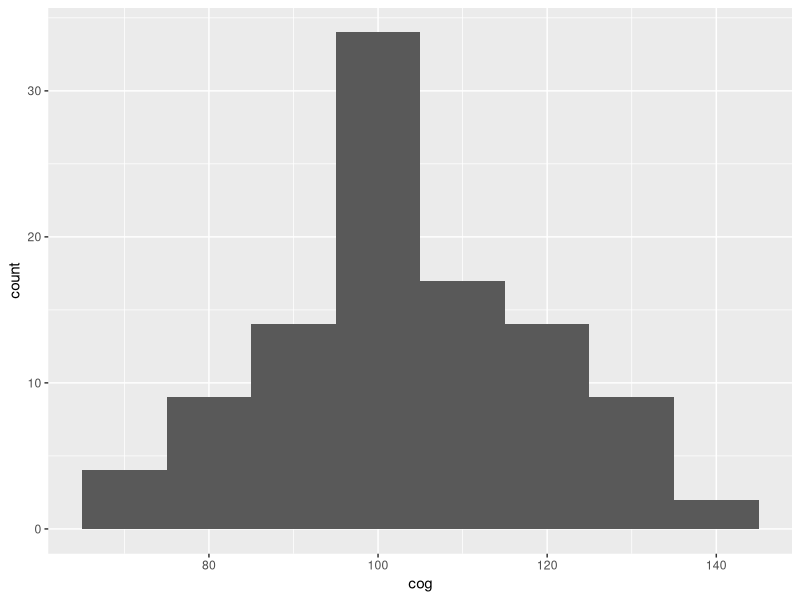
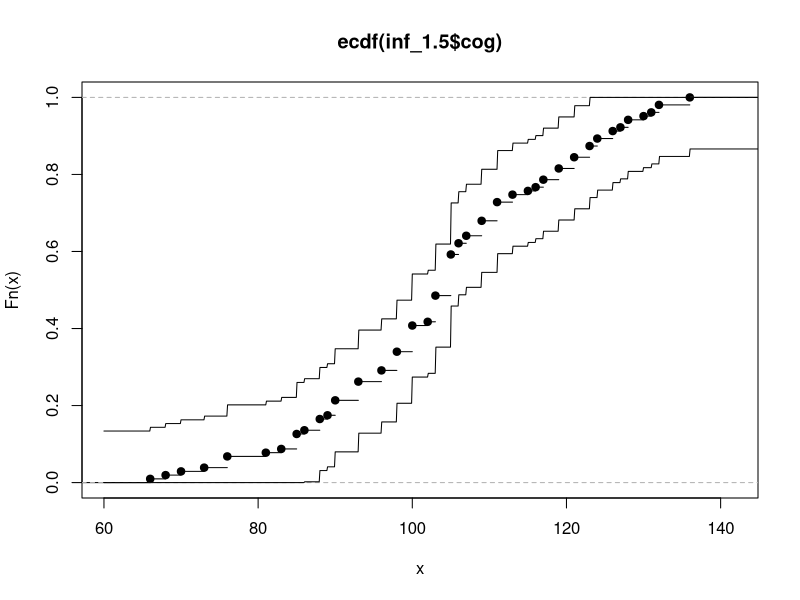
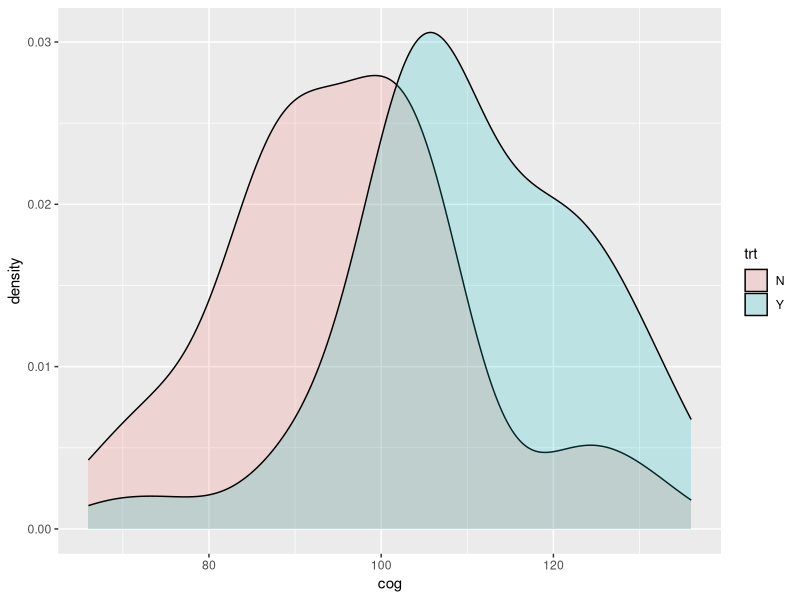
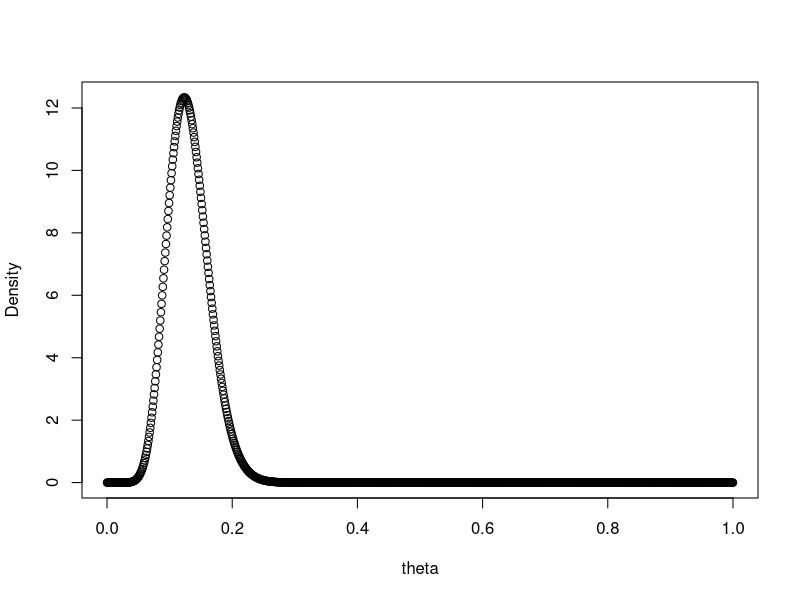
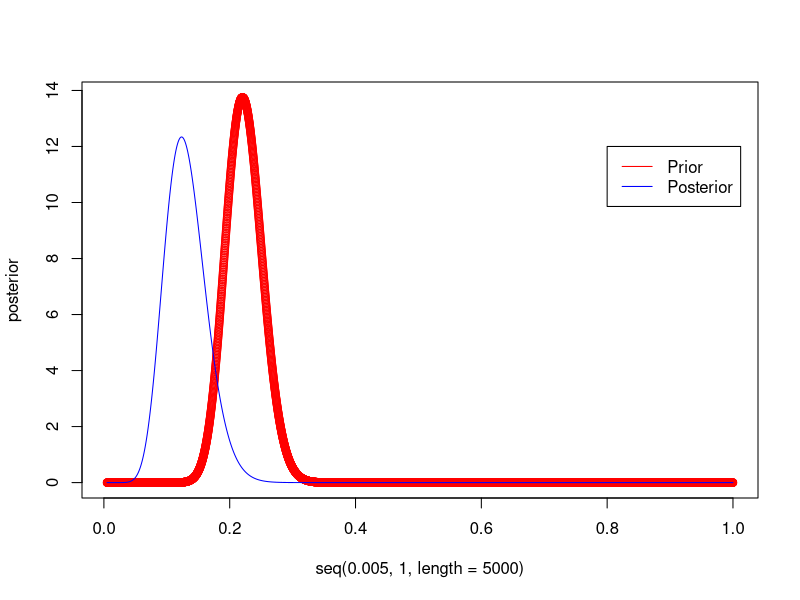

R code for these plots, in order:
library(mlmRev)
library(ggplot2)

set.seed(7052)
#load dataset
early <- data.frame(Early)
#google high cog score > 110
early$high <- ifelse(early$cog >= 110, 1, 0)

#cummulative distribution of cog scores of infants age 1.5 yrs
inf_1.5 <- early[early$age == 1.5,]
ggplot(data=inf_1.5, aes(x = cog))+geom_histogram(bins = 8)

cog15 <- ecdf(inf_1.5$cog)

Alpha <- 0.05
n <- length(inf_1.5$cog)
eps <- sqrt((1/(2*n))*log(2/Alpha))
grid <- seq(60,150,length.out = 1000)
plot(cog15)
lines(grid,pmin(cog15(grid) + eps,1))
lines(grid,pmax(cog15(grid) - eps,0))

treatment <- inf_1.5$cog[inf_1.5$trt == "Y"]
control<- inf_1.5$cog[inf_1.5$trt == "N"]

#mle and asymptotic dist

mean_treat.hat<-mean(treatment)
mean_control.hat<-mean(control)
sd_treat.hat<-sd(treatment)
sd_control.hat<-sd(control)

mle <- mean_treat.hat - mean_control.hat
print(mle)
## [1] 14.40421
asym.sd <- sqrt((var(treatment) + var(control))/58)
ci <- c(mle - 2*asym.sd, mle + 2*asym.sd)
print(ci)
## [1]  9.192859 19.615570
#bootstrap and CI

B <- 1000
theta.par <- rep(0,B)
theta.nonpar <- rep(0,B)

for(i in 1:B){
  x1 <- rnorm(58, mean_treat.hat, sd_treat.hat)
  x2 <- rnorm(58, mean_control.hat, sd_control.hat)
  theta.par[i] <- mean(x1) - mean(x2)
  
  x1b <- sample(treatment,size = 58, replace = T)
  x2b <- sample(control, size = 58, replace = T)
  theta.nonpar[i] <- mean(x1b) - mean(x2b)
}

sd.par <- sd(theta.par)
print(sd.par)
## [1] 2.615894
sd.nonpar <- sd(theta.nonpar)
print(sd.nonpar)
## [1] 2.698259
normal.ci<-c(mle-2*sd.nonpar, mle+2*sd.nonpar)
print(normal.ci)
## [1]  9.007697 19.800732
pivotol.ci<-c(2*mle-quantile(theta.nonpar,0.975), 2*mle-quantile(theta.nonpar,0.025))
print(pivotol.ci)
##     97.5%      2.5% 
##  9.169636 19.842912
quantile.ci<-quantile(theta.nonpar, c(0.025, 0.975))
print(quantile.ci)
##      2.5%     97.5% 
##  8.965517 19.638793
par.ci <- c(mle - 2*sd.par, mle + 2*sd.par)
print(par.ci)
## [1]  9.172427 19.636002
#hypothesis test for treatment vs control groups of infants aged 1.5
w.stat <- mle/asym.sd
pvalue <- 2*pnorm(-abs(w.stat))
print(pvalue)
## [1] 3.238825e-08
#at 95% confidence, we reject null
ggplot(inf_1.5, aes(cog, fill = trt)) + geom_density(alpha = 0.2)

#Bayesian
quantile.5 <- list(p=0.5, x=0.25)
quantile.99 <- list(p=0.99999,x=0.40)
quantile.0 <- list(p=0.00001,x=0.05)


library(LearnBayes)

prior.1<-beta.select(quantile.5,quantile.99)
prior.2<-beta.select(quantile.5, quantile.0)

max.error<-10000000
for(i in seq(from=min(prior.1[1],prior.2[1]),to=max(prior.1[1],prior.2[1]),length.out = 100))
{
  for(j in seq(from=min(prior.1[2],prior.2[2]),to=max(prior.1[2],prior.2[2]),length.out = 100))
  {
    prior.calc.1=qbeta(p = 0.5,shape1 = i,shape2 = j)
    prior.calc.2=qbeta(p = 0.999,shape1 = i,shape2 = j)
    prior.calc.3=qbeta(p = 0.001,shape1 = i,shape2 = j)
    prior.error<-abs(prior.calc.1-0.15)+abs(prior.calc.2-0.25)+abs(prior.calc.3-0.05)
    if(prior.error<max.error){
      max.error<-prior.error
      alpha <-i
      beta <-j
    }
  }
}
plot(ylab = "Density", xlab ="theta" ,seq(from = 0,to = 1,length.out = 1000),dbeta(x = seq(from = 0,to = 1,length.out = 1000),shape1 = alpha, shape2 = beta))

#posterior
library(dplyr)
subset<-sample_n(tbl = inf_1.5,size = 100)
s <-sum(subset$cog>=110)
n <-nrow(subset)

posterior.alpha <- alpha + s
posterior.beta <- beta + n - s


posterior <- dbeta(x = seq(0.005, 1, length = 5000), posterior.alpha, posterior.beta)
prior<- dbeta(x = seq(0.005, 1, length = 5000),shape1 = alpha, shape2 = beta)
plot(seq(0.005, 1, length = 5000), posterior,col="red")
lines(seq(0.005, 1, length = 5000), prior, col = "blue")
legend(x = 0.8,y = 12,legend = c("Prior","Posterior"),lwd=c(1,1),col=c("red","blue"))

#posterior mean
posterior.mean <- posterior.alpha/(posterior.alpha + posterior.beta)
print(posterior.mean)
## [1] 0.2279329
posterior.var <- (posterior.alpha*posterior.beta)/((posterior.alpha + posterior.beta)^2)*(posterior.alpha + posterior.beta + 1)
print(posterior.var)
## [1] 36.23923
